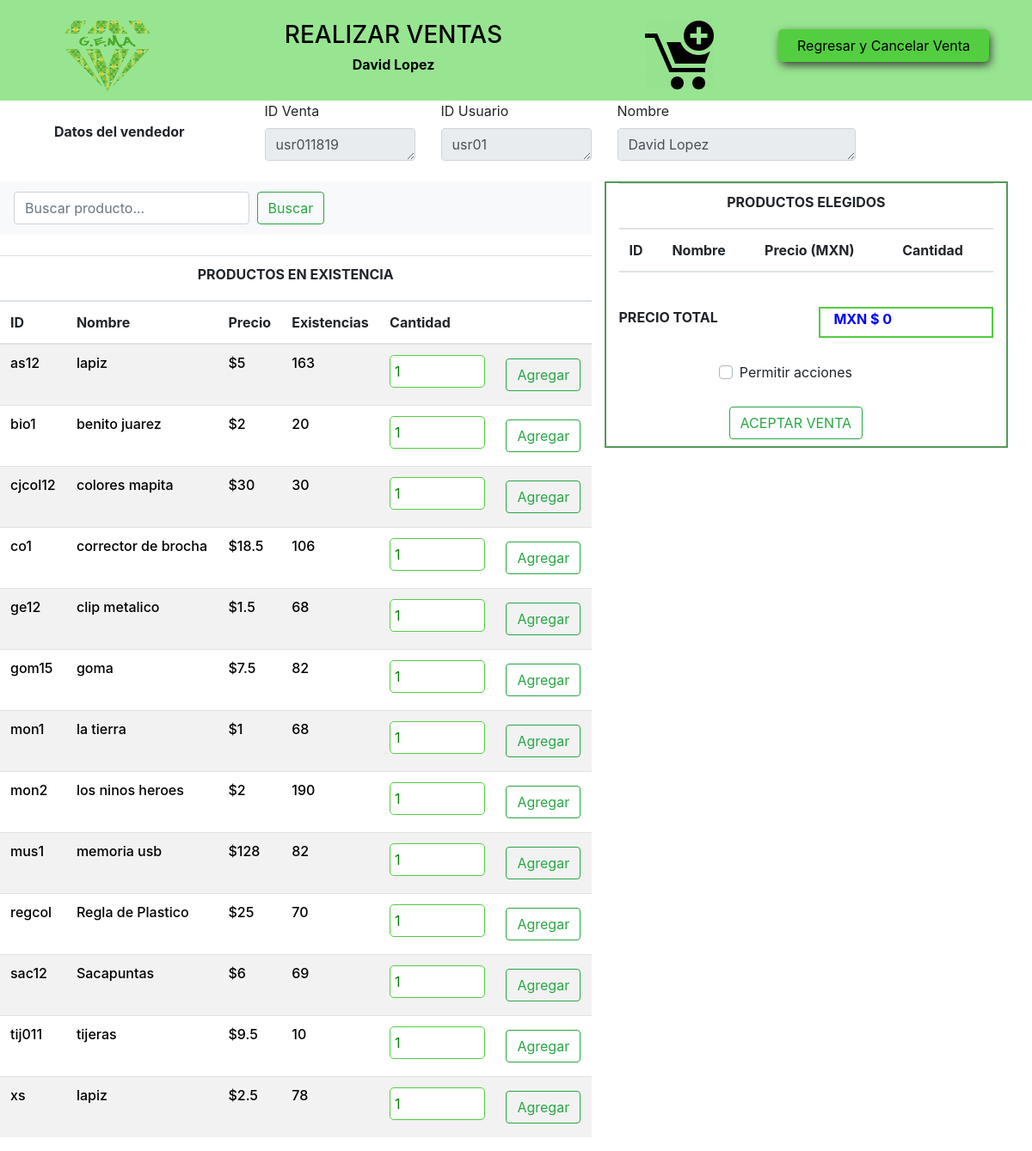
The app's page /ventas.php (signed in) with its own data.
### tables this page shows
CREATE TABLE `productos` (
  `nombre_producto` varchar(50) NOT NULL,
  `precio_producto` float NOT NULL,
  `cantidad_producto` int(20) NOT NULL,
  `descripcion_producto` varchar(300) NOT NULL,
  `id_producto` varchar(10) NOT NULL,
  `id_tipoproducto` varchar(30) NOT NULL
);

### ventas.php (the view, shortened to what this page needs)
<?php
require("conexion_bd.php");
if($_SESSION['autentico']!="yes"){
	header("Location: login.php");
	exit();
}
else{
	$id_usuario=$_SESSION['id_usuario'];
    $nombre_usuario=$_SESSION['nombre_usuario'];
    $fecha=getdate();
    $fecha_oficial=$fecha['year']."-".$fecha['mon']."-".$fecha['mday'];
    $valor_x=$_SESSION['ventas'];
    $id_venta=$id_usuario.$fecha['mday'].$fecha['hours'].$valor_x;
}
?>
<!DOCTYPE html>
<html lang="en">
<html>
	<head>
		<link rel="stylesheet" type="text/css" href="css/estilos.css">
		<link rel="stylesheet" type="text/css" href="css/bootstrap.min.css">
	</head>
	<body onload="nobackbutton();">
		<header>
			<div class="container">
				<div class="main row">
					<div class="col-xs-12 col-sm-3 col-md-2">
						<br>
						<center>
						<img src="imagenes_GEMA/logo1.png" width="100" heigth="110">
						</center>
					</div>
					<div class="col-xs-12 col-sm-6 col-md-5">
					<center>
						<br>
						<h3>REALIZAR VENTAS</h3>
						<h6><?php echo "<strong>".$nombre_usuario."</strong>"; ?></h6>
						<br>
					</div>
					<div class="col-xs-12 col-sm-3 col-md-2">
						<center>
						<br>
						<img src="imagenes_GEMA/venta2.png" width="80" heigth="90">
						</center>
					</div>
					<div class="col-xs-12 col-sm-12 col-md-3">
						<form method="POST">
						   <center>
							<br>
							<button id="cerrar" type="submit" name="regresar">Regresar y Cancelar Venta</button>
						   </center>
						</form>
					</div>
				</div>
			</div>
		</header>
		<div class="row">
			<div class="col-xs-12 col-sm-3 col-md-3">
				<center>
				<br>
				<strong><label>Datos del vendedor</label></strong>
				</center>
			</div>
			<div class="col-xs-12 col-sm-2 col-md-2">
				<label>ID Venta</label>
				<textarea type="text" class="form-control" rows="1" disabled><?php echo $id_venta; ?></textarea>
			</div>
			<div class="col-xs-12 col-sm-2 col-md-2">
				<label>ID Usuario</label>
				<textarea type="text" class="form-control" rows="1" disabled><?php echo $id_usuario; ?></textarea>
			</div>
			<div class="col-xs-12 col-sm-3 col-md-3">
				<label>Nombre</label>
				<textarea type="text" class="form-control" rows="1" disabled><?php echo $nombre_usuario; ?></textarea>
			</div>
			<div class="col-xs-12 col-sm-1 col-md-1">
			</div>
		</div>
		<div class="row">
			<div class="col-xs-12 col-sm-12 col-md-12 col-lg-7">
			<div class="row">
			<div class="col-xs-11 col-sm-12 col-md-12 col-lg-12">
			<br>
				<nav class="navbar navbar-light bg-light">
					  <form class="form-inline" method="POST">
					  <center>
					    <input class="form-control mr-sm-1" type="search" placeholder="Buscar producto..." aria-label="Search" name="valor" autocomplete="off">
					    <button class="btn btn-outline-success my-2 my-sm-1" type="submit" name="buscador">Buscar</button>
					  </center>
					  </form>
				</nav>
				<br>
	<?php if(isset($_POST['buscador'])){
		$buscador=$_POST['valor'];
	?>
				<table class="table table-striped">
				  <thead>
				  	<tr>
						<th colspan="6"><h6 class="wordinicio"><center><strong>PRODUCTOS EN EXISTENCIA</strong></center><h6></td>
					</tr>
				    <tr>
				      <th scope="col">ID</th>
				      <th scope="col">Nombre</th>
				      <th scope="col">Precio</th>
				      <th scope="col">Existencias</th>
				      <th scope="col">Cantidad</th>
				      <th scope="col"></th>
				    </tr>
				  </thead>
				  <tbody>
				  <?php
			      $resultado=mysqli_query($conexion, "SELECT * from productos where (id_producto='$buscador' OR nombre_producto='$buscador' OR id_producto LIKE'$buscador%' OR nombre_producto LIKE '$buscador%') AND cantidad_producto>0;");
			      while($datos=mysqli_fetch_array($resultado)){
			    	  $cantidad_por_pro=$datos['cantidad_producto'];
			    	  $id_pro=$datos['id_producto'];
			      ?>
				    <tr>
				    <form method="POST">
				      <th scope="row"><?php echo "<h6 id='wordinicio'>".$datos['id_producto']."</h6>";?></th>
				      <td><?php echo "<h6 id='wordinicio'>".$datos['nombre_producto']."</h6>";?></td>
				      <td><?php echo "<h6 id='wordinicio'>"."$".$datos['precio_producto']."</h6>";?></td>
				      <td><?php echo "<h6 id='wordinicio'>".$datos['cantidad_producto']."</h6>";?></td>
				      <td><?php echo "<input type='number' id='select' class='form-control' value=1 required name='cantidad' min='1' max='$cantidad_por_pro'>" ?></td>
				      <td><?php echo "<button type='submit' name='agregar_pro' value=$id_pro class='btn btn-outline-success my-2 my-sm-1'>Agregar</button>" ?></td>
				    </form>
				    </tr>
				   <?php
				   }
				   ?>
				  </tbody>
				</table>
	<?php
		}
		else{
	?>
				<table class="table table-striped">
				  <thead>
				  	<tr>
						<th colspan="6"><h6 class="wordinicio"><center><strong>PRODUCTOS EN EXISTENCIA</strong></center><h6></td>
					</tr>
				    <tr>
				      <th scope="col">ID</th>
				      <th scope="col">Nombre</th>
				      <th scope="col">Precio</th>
				      <th scope="col">Existencias</th>
				      <th scope="col">Cantidad</th>
				      <th scope="col"></th>
				    </tr>
				  </thead>
				  <tbody>
				  <?php
			      $resultado=mysqli_query($conexion, "SELECT * from productos where cantidad_producto>0");
			      while($datos=mysqli_fetch_array($resultado)){
			    	  $cantidad_por_pro=$datos['cantidad_producto'];
			    	  $id_pro=$datos['id_producto'];
			      ?>
				    <tr>
				    <form method="POST">
				      <th scope="row"><?php echo "<h6 id='wordinicio'>".$datos['id_producto']."</h6>";?></th>
				      <td><?php echo "<h6 id='wordinicio'>".$datos['nombre_producto']."</h6>";?></td>
				      <td><?php echo "<h6 id='wordinicio'>"."$".$datos['precio_producto']."</h6>";?></td>
				      <td><?php echo "<h6 id='wordinicio'>".$datos['cantidad_producto']."</h6>";?></td>
				      <td><?php echo "<input type='number' id='select' class='form-control' value=1 required name='cantidad' min='1' max='$cantidad_por_pro'>" ?></td>
				      <td><?php echo "<button type='submit' name='agregar_pro' value=$id_pro class='btn btn-outline-success my-2 my-sm-1'>Agregar</button>" ?></td>
				    </form>
				    </tr>
				   <?php
				   }
				   ?>
				  </tbody>
				</table>
			<?php
				}
			?>
			</div>
			</div>
			</div>
			<div class="col-xs-12 col-sm-12 col-md-12 col-lg-5">
			<br>
			<div class="row">
				<br>
				<div class="col-xs-12 col-sm-12 col-md-12 col-lg-11" id="caja_venta">
<form method="POST">
					<div class="row">
					<div class ="col-xs-12 col-sm-12 col-md-12 col-lg-12">
					<?php
					if(isset($_POST['agregar_pro'])){
						$id_pro=$_POST['agregar_pro'];
						$cantidad_pro=$_POST['cantidad'];
						$resultado2=mysqli_query($conexion, "SELECT * from productos WHERE id_producto='$id_pro';");
			      		while($datos2=mysqli_fetch_array($resultado2)){
			      			$precio=$datos2['precio_producto'];
			      			$cantidadtotal=$datos2['precio_producto']*$cantidad_pro;
			      			$valor_viejo=$_SESSION['precio_final'];
			      			$_SESSION['precio_final']=$cantidadtotal+$valor_viejo;
			      			$vieja_cantidad=$datos2['cantidad_producto'];
			      			$new_cantidad=$vieja_cantidad-$cantidad_pro;
			      		}
						mysqli_query($conexion, "INSERT INTO ventas_encabezado VALUES ('$id_venta', '$fecha_oficial', 0, '$id_usuario');");
						mysqli_query($conexion, "INSERT INTO ventas_descripcion VALUES ('$id_venta', '$id_pro', $cantidad_pro, $precio);");
						mysqli_query($conexion, "UPDATE productos SET cantidad_producto=$new_cantidad WHERE id_producto='$id_pro';");
						?>
						<script> window.location.href="ventas.php" </script>
						<table class="table table-striped">
							<thead>
								<tr>
									<th colspan="5"><h6 class="wordinicio"><center><strong>PRODUCTOS ELEGIDOS</strong></center><h6></td>
								</tr>
								<tr>
								    <th scope="col">ID</th>
								    <th scope="col">Nombre</th>
								    <th scope="col">Precio (MXN)</th>
								    <th scope="col">Cantidad</th>
								</tr>
							</thead>
							<tbody>
						<?php
						$resultado3=mysqli_query($conexion, "SELECT * from ventas_descripcion WHERE id_venta='$id_venta';");
			      		while($datos3=mysqli_fetch_array($resultado3)){
			      			$id_pro2=$datos3['id_producto'];
			      			$cantidad_adqui=$datos3['cantidad_producto'];
			      			$resultado4=mysqli_query($conexion, "SELECT * from productos WHERE id_producto='$id_pro2';");
				      		while($datos4=mysqli_fetch_array($resultado4)){
				      			$nombre=$datos4['nombre_producto'];
				      			$precio=$datos4['precio_producto'];
				      			$valor_total=$cantidad_adqui*$precio;
			      			?>
			      				<tr>
							      <th scope="row"><?php echo"<h6 id='wordinicio'>".$datos3['id_producto']."</h6>";?></th>
							      <td><?php echo "<h6 id='wordinicio'>".$nombre."</h6>";?></td>
							      <td><?php echo "<h6 id='wordinicio'>".$precio."</h6>";?></td>
							      <td><?php echo "<h6 id='wordinicio'>".$datos3['cantidad_producto']."</h6>";?></td>
							      <form method="POST">
							      	<td><?php echo "<button type='submit' name='quitar' value=$id_pro2 id='cancelar'>X</button>" ?></td>
							      </form>
							    </tr>
							<?php
							}
						}
						?>
							</tbody>
						</table>
						<?php
					}
					else{
						?>
						 <table class="table table-striped">
							<thead>
								<tr>
									<th colspan="6"><h6 class="wordinicio"><center><strong>PRODUCTOS ELEGIDOS</strong></center><h6></td>
								</tr>
								<tr>
								    <th scope="col">ID</th>
								    <th scope="col">Nombre</th>
								    <th scope="col">Precio (MXN)</th>
								    <th scope="col">Cantidad</th>
								</tr>
							</thead>
						</table>
						<?php
					}
					?>
					</div>
					</div>
					<div class="row">
						<div class="col-xs-6 col-sm-6 col-md-6">
							<br>
							<label><strong>PRECIO TOTAL</strong></label>
						</div>
						<div class="col-xs-6 col-sm-6 col-md-6">
							<br>
							<div id="caja_total" class="col-xs-12 col-sm-12 col-md-12">
								<label id="precio_final"><strong><?php echo "MXN "."$ ".$_SESSION['precio_final']; ?></strong></label>
							</div>
						</div>
					</div>
					<div class="row">
						<div class="col-xs-12 col-sm-12 col-md-12">
							<div class="custom-control custom-checkbox my-1 mr-sm-5">
		  					  <center>
		  						<br>
							    <label class="custom-control-label" for="customControlInline">Permitir acciones</label>
							    <br><br>
							    <button class="btn btn-outline-success my-2 my-sm-1" type="submit" name="venta_ok">ACEPTAR VENTA</button>
							  </center>
							</div>
						</div>
</form>
					</div>
			</div>
			</div>
		<br>
	</body>
</html>

### css/estilos.css (style rules this page uses)
#caja_venta { border: 2px solid #539a58; }
#caja_total { border: 2px solid #53ce40; }
#select { padding: 5px; border-radius: 5px; margin: 0px 10px 0px 0px; border: 1px solid #53ce40; color:green; }
#cerrar { background: #53ce40; display: block; margin: 10px auto; text-align: center; border: 2px solid #53ce40; padding: 5px 20px; outline: none; color: black; border-radius: 5px; cursor:pointer; box-shadow: 2px 4px 11px -1px rgba(48,43,48,1); }
header { background: #98e591; color:#000; }
#precio_final { color:blue; }
#wordinicio { color:black; }

### records on screen
productos: id_producto "as12", nombre_producto "lapiz", precio_producto "5", cantidad_producto "163"
productos: id_producto "bio1", nombre_producto "benito juarez", precio_producto "2", cantidad_producto "20"
productos: id_producto "cjcol12", nombre_producto "colores mapita", precio_producto "30", cantidad_producto "30"
productos: id_producto "co1", nombre_producto "corrector de brocha", precio_producto "18.5", cantidad_producto "106"
productos: id_producto "ge12", nombre_producto "clip metalico", precio_producto "1.5", cantidad_producto "68"
productos: id_producto "gom15", nombre_producto "goma", precio_producto "7.5", cantidad_producto "82"
productos: id_producto "mon1", nombre_producto "la tierra", precio_producto "1", cantidad_producto "68"
productos: id_producto "mon2", nombre_producto "los ninos heroes", precio_producto "2", cantidad_producto "190"
productos: id_producto "mus1", nombre_producto "memoria usb", precio_producto "128", cantidad_producto "82"
productos: id_producto "regcol", nombre_producto "Regla de Plastico", precio_producto "25", cantidad_producto "70"
productos: id_producto "sac12", nombre_producto "Sacapuntas", precio_producto "6", cantidad_producto "69"
productos: id_producto "tij011", nombre_producto "tijeras", precio_producto "9.5", cantidad_producto "10"
productos: id_producto "xs", nombre_producto "lapiz", precio_producto "2.5", cantidad_producto "78"

### other values on screen
$nombre_usuario "David Lopez"
$_SESSION['precio_final'] "0"
